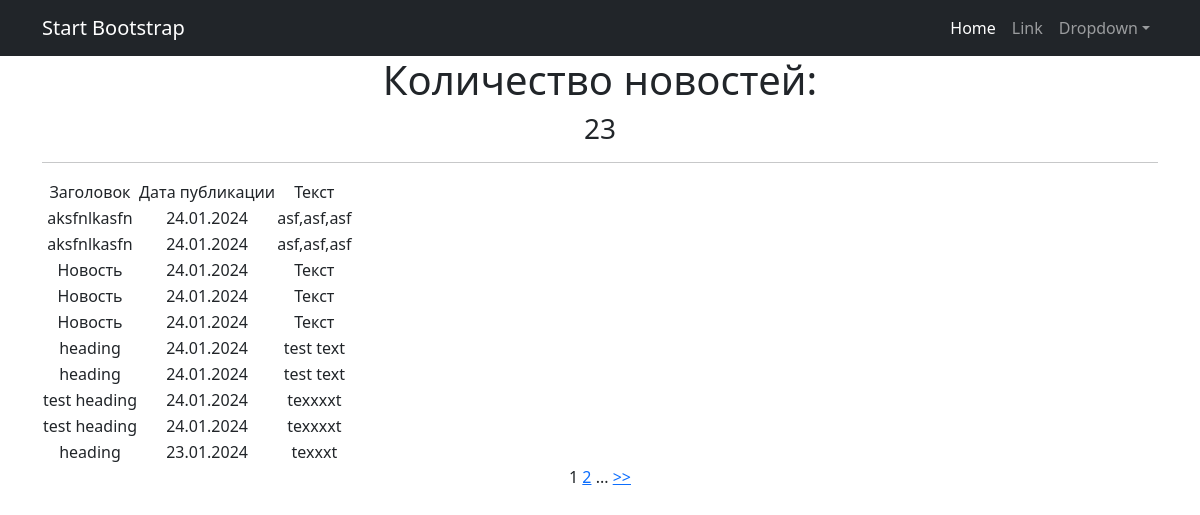
/newspaper/news/, run on an earlier commit of the app's database.
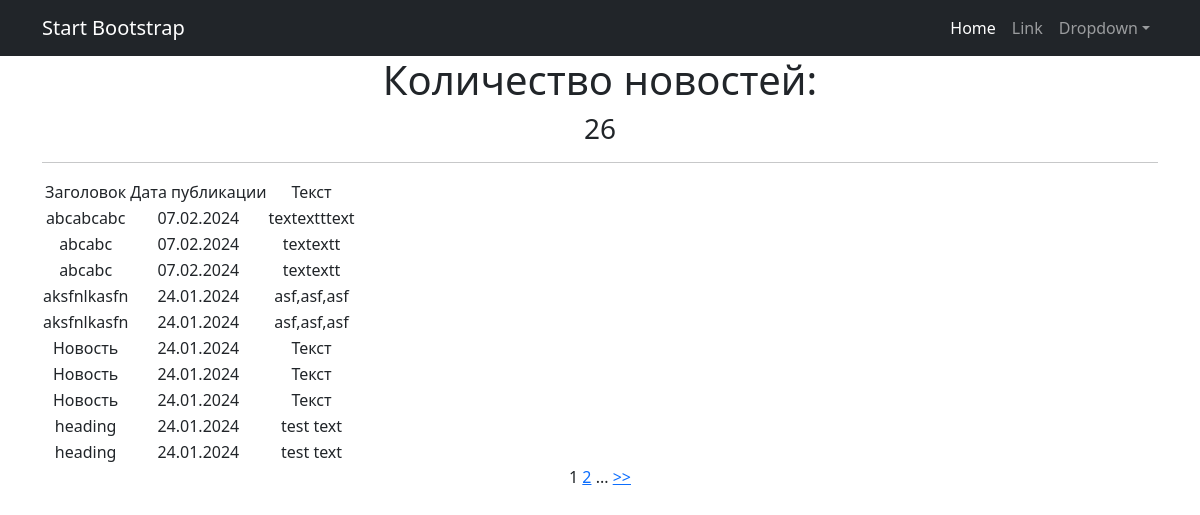
And on a later commit of the database.
### newsapp/models.py (models this page shows, shortened)
class Post(models.Model):
    Article_or_News = [
        ('A', 'Статья'),
        ('N', 'Новость')
    ]
    heading = models.CharField(max_length=50)
    text = models.TextField()
    post_rate = models.IntegerField(default=0)
    date_time = models.DateTimeField(auto_now_add=True)
    author = models.ForeignKey(Author, on_delete=models.CASCADE)
    choice = models.CharField(max_length=1, choices=Article_or_News, default='N')
    categories = models.ManyToManyField(Category, through='PostCategory')

### newsapp/views.py (the view)
# urls.py: path('news/', NewsList.as_view(), name='news_list'),
class NewsList(ListView):
    model = Post
    ordering = '-date_time'
    template_name = 'all_news.html'
    context_object_name = 'posts'
    paginate_by = 10
    def get_queryset(self):
        return Post.objects.filter(choice='N').order_by('-date_time')
    def get_context_data(self, **kwargs):
        context = super().get_context_data(**kwargs)
        context['time_now'] = datetime.datetime.utcnow()
        context['next_sale'] = None
        return context

### newsapp/templatetags/custom_filters.py (called while the page is built)
@register.filter()
def censor(sentence):
    text = sentence.split()
    for i, word in enumerate(text):
        if word in bad_words:
            text[i] = word[0] + '***'
    return ' '.join(text)

### templates/all_news.html (shortened to what this page needs)
{% extends 'flatpages/default.html' %}
{% load custom_filters %}
{% block content %}
    {% if posts %}
   <h1>Количество новостей:</h1>
 <h3>{{ page_obj.paginator.count}}</h3>
   <hr>
       <table>
           <tr>
               <td> Заголовок</td>
               <td>Дата публикации</td>
               <td>Текст</td>
           </tr>
           {% for post in posts %}
           {% if post.choice == 'N' %}
           <tr>
               <td> {{post.heading|censor}} </td>
               <td> {{post.date_time|date:'d.m.Y'}} </td>
               <td> {{post.text|truncatewords:20|censor}} </td>
           </tr>
           {% endif %}
           {% endfor %}
       </table>
   {% else %}
       <h2>Новостей нет!</h2>
   {% endif %}
{{ page_obj.number }}
{% if page_obj.has_next %}
<a href="?page={{ page_obj.next_page_number }}">{{ page_obj.next_page_number }}</a>
{% if paginator.num_pages != page_obj.next_page_number %}
...
<a href="?page={{ page_obj.paginator.num_pages }}"> >> </a>
{% endif %}
{% endif %}
{% endblock content %}

What changed in the data, as far as the page shows it:
no longer on this page (row unchanged): Post: heading|censor "test heading", date_time "24.01.2024", text|censor "texxxxt"
no longer on this page (row unchanged): Post: heading|censor "test heading", date_time "24.01.2024", text|censor "texxxxt"
no longer on this page (row unchanged): Post: heading|censor "heading", date_time "23.01.2024", text|censor "texxxt"
added Post: heading|censor "abcabcabc", date_time "07.02.2024", text|censor "textextttext"
added Post: heading|censor "abcabc", date_time "07.02.2024", text|censor "textextt"
added Post: heading|censor "abcabc", date_time "07.02.2024", text|censor "textextt"
Also different on the page:
{{ page_obj.paginator.count }}: "23" → "26"
